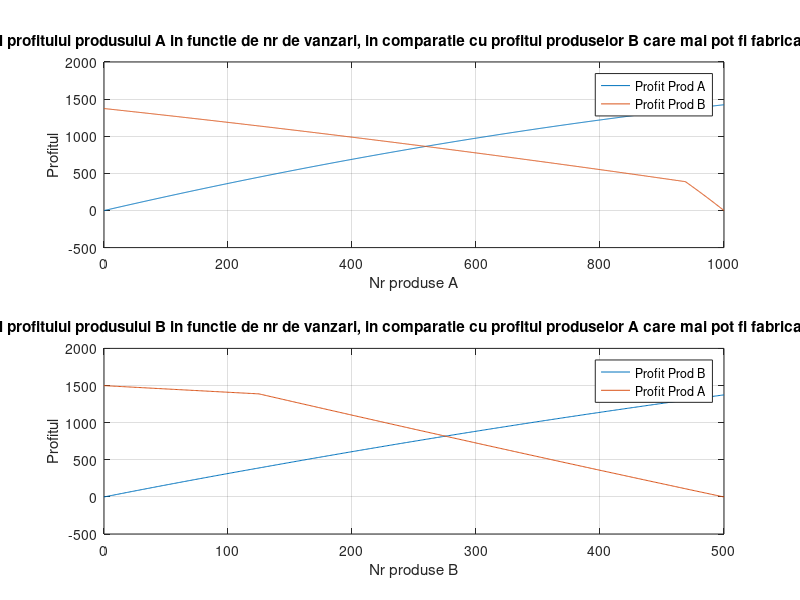
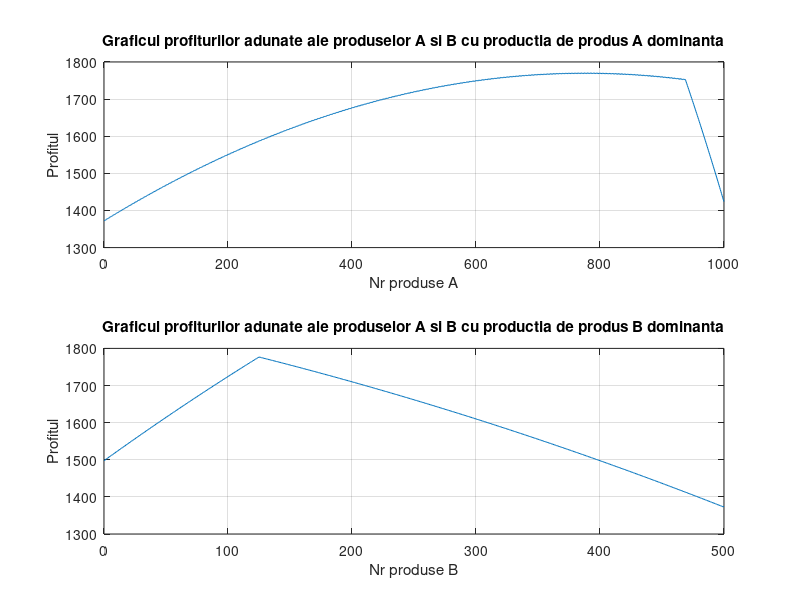

Reproduce these figures in MATLAB, in order. (Note: this script raises an error after producing the figures.)
clear
clc

%% formule

% ProdA = 1 unitate Res1, 0.2 unitati Res2
% ProdB = 0.5 unitate Res1, 0.5 unitati Res2

% Cost Res1 = 0.375 - 0.00005*nrRes1
% Cost Res2 = 0.75 - 0.0001*nrRes2

% Pret vanzare unitate ProdA = 2 - 0.0005*nrProdA - 0.00015*nrProdB
% Pret vanzare unitate ProdB = 3.5 - 0.0002*nrProdA - 0.0015*nrProdB
% SAU
% Profit vanzare ProdA   ?
% Profit vanzare ProdB   ?

%%

Res1 = 1000;
Res2 = 250;

nrProdA = 0; 
nrProdB = 0; 

pretProdA = 0;
pretProdB = 0;

costRes1 = 0;
costRes2 = 0;

%% Teste pt productie maxima de A si de B

% max ProdA
nrMaxProdA = 0;
maxProdA_res1 = 1000/1;
maxProdA_res2 = 250/0.2;
if (maxProdA_res1 <= maxProdA_res2) 
    nrMaxProdA = maxProdA_res1;
else
    nrMaxProdA = maxProdA_res2;
end

% max ProdB
nrMaxProdB = 0;
maxProdB_res1 = 1000/0.5;
maxProdB_res2 = 250/0.5;
if (maxProdB_res1 <= maxProdB_res2) 
    nrMaxProdB = maxProdB_res1;
else
    nrMaxProdB = maxProdB_res2;
end

%tura Prod A
vecNrProdA = [0:nrMaxProdA];
profitProdA = zeros(1,length(vecNrProdA));
nrProdB = 0;

vecNrProdB2 = [0:nrMaxProdA];
profitProdB2 = zeros(1,length(vecNrProdA));

for i = 1:length(vecNrProdA)
   
    nrProdA = vecNrProdA(i);
    nrFolRes1 = 1*nrProdA;
    nrFolRes2 = 0.2*nrProdA;
    
    nrMaxProdB2 = 0; %aflu cate produse B se mai pot face dupa ce se face nr prezent de produse A
    maxProdB2_res1 = (1000 - nrFolRes1)/0.5;
    maxProdB2_res2 = (250 - nrFolRes2)/0.5;
    if (maxProdB2_res1 <= maxProdB2_res2) 
        nrMaxProdB2 = floor(maxProdB2_res1);
    else
        nrMaxProdB2 = floor(maxProdB2_res2);
    end
    
    vecNrProdB2(i) = nrMaxProdB2;
    
    costRes1 = 0.375 - 0.00005*nrFolRes1; 
    costRes2 = 0.75 - 0.0001*nrFolRes2;
    pretProdA = 2 - 0.0005*nrProdA - 0.00015*nrMaxProdB;
    profitProdA(i) = pretProdA*nrProdA - costRes1 - costRes2;
    
    %
    
    if (((1000-nrFolRes1) > 0)&&((250 - nrFolRes2) > 0))
        nrFol2Res1 = 0.5*nrMaxProdB2;
        nrFol2Res2 = 0.5*nrMaxProdB2;
        cost2Res1 = 0.375 - 0.00005*nrFol2Res1; 
        cost2Res2 = 0.75 - 0.0001*nrFol2Res2;
        pretProdB = 3.5 - 0.0002*nrProdA - 0.0015*nrMaxProdB2;
        profitProdB2(i) = pretProdB*nrMaxProdB2 - cost2Res1 - cost2Res2;
    end
end

% tura Prod B
vecNrProdB = [0:nrMaxProdB];
profitProdB = zeros(1,length(vecNrProdB));
nrProdA = 0;

vecNrProdA2 = [0:nrMaxProdB];
profitProdA2 = zeros(1,length(vecNrProdB));

for i = 1:length(vecNrProdB)
   
    nrProdB = vecNrProdB(i);
    nrFolRes1 = 0.5*nrProdB;
    nrFolRes2 = 0.5*nrProdB;
    
    nrMaxProdA2 = 0; %aflu cate produse A se mai pot face dupa ce se face nr prezent de produse B
    maxProdA2_res1 = (1000 - nrFolRes1)/1;
    maxProdA2_res2 = (250 - nrFolRes2)/0.2;
    if (maxProdA2_res1 <= maxProdA2_res2) 
        nrMaxProdA2 = floor(maxProdA2_res1);
    else
        nrMaxProdA2 = floor(maxProdA2_res2);
    end
    
    vecNrProdA2(i) = nrMaxProdA2;
    
    costRes1 = 0.375 - 0.00005*nrFolRes1; 
    costRes2 = 0.75 - 0.0001*nrFolRes2;
    pretProdB = 3.5 - 0.0002*nrMaxProdA2 - 0.0015*nrProdB;
    profitProdB(i) = pretProdB*nrProdB - costRes1 - costRes2;
    
    %
    
    if (((1000-nrFolRes1) > 0)&&((250 - nrFolRes2) > 0))
        nrFol2Res1 = 1*nrMaxProdA2;
        nrFol2Res2 = 0.2*nrMaxProdA2;
        cost2Res1 = 0.375 - 0.00005*nrFol2Res1; 
        cost2Res2 = 0.75 - 0.0001*nrFol2Res2;
        pretProdA = 2 - 0.0005*nrMaxProdA - 0.00015*nrProdB;
        profitProdA2(i) = pretProdA*nrMaxProdA2 - cost2Res1 - cost2Res2;
    end
end

%plotare
figure
subplot(2,1,1)
plot(vecNrProdA, profitProdA, vecNrProdA, profitProdB2)
xlabel('Nr produse A')
ylabel('Profitul')
title('Graficul profitului produsului A in functie de nr de vanzari, in comparatie cu profitul produselor B care mai pot fi fabricate pe langa')
grid on
legend('Profit Prod A', 'Profit Prod B')

subplot(2,1,2)
plot(vecNrProdB, profitProdB, vecNrProdB, profitProdA2)
xlabel('Nr produse B')
ylabel('Profitul')
title('Graficul profitului produsului B in functie de nr de vanzari, in comparatie cu profitul produselor A care mai pot fi fabricate pe langa')
grid on
legend('Profit Prod B', 'Profit Prod A')

profitProdAB = profitProdA + profitProdB2;
profitProdBA = profitProdB + profitProdA2;

figure
subplot(2,1,1)
plot(vecNrProdA, profitProdAB)
xlabel('Nr produse A')
ylabel('Profitul')
title('Graficul profiturilor adunate ale produselor A si B cu productia de produs A dominanta')
grid on

subplot(2,1,2)
plot(vecNrProdB, profitProdBA)
xlabel('Nr produse B')
ylabel('Profitul')
title('Graficul profiturilor adunate ale produselor A si B cu productia de produs B dominanta')
grid on

%% aflarea celui mai mare profit

pozitieAB = 0;
maxProfitAB = 0;
for i = 1:length(profitProdAB)
    
    if (profitProdAB(i) >= maxProfitAB)
        maxProfitAB = profitProdAB(i);
        pozitieAB = i;
    end
end

pozitieBA = 0;
maxProfitBA = 0;
for i = 1:length(profitProdBA)
    
    if (profitProdBA(i) >= maxProfitBA)
        maxProfitBA = profitProdBA(i);
        pozitieBA = i;
    end
end

if (maxProfitAB >= maxProfitBA)
   
    fprintf('\n Cel mai mare profit (%d) se obtine cu %d produse A si %d produse B', maxProfitAB, vecNrProdA(pozitieAB), vecNrProdB2(pozitieAB))

else
    
    fprintf('\n Cel mai mare profit (%d) se obtine cu %d produse B si %d produse A', maxProfitBA, vecNrProdB(pozitieBA), vecNrProdA2(pozitieBA))
end

verificare_temaTO(2,125)
verificare_temaTO(1,750)
